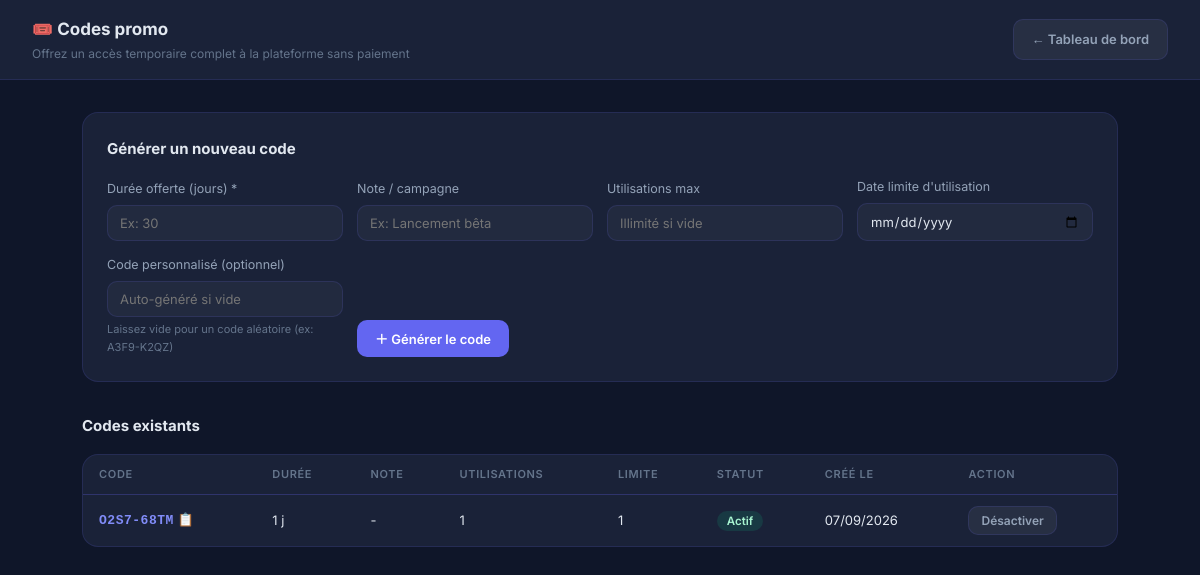
The page /admin-tools/promo-codes/ (signed in) on the database as committed earlier.
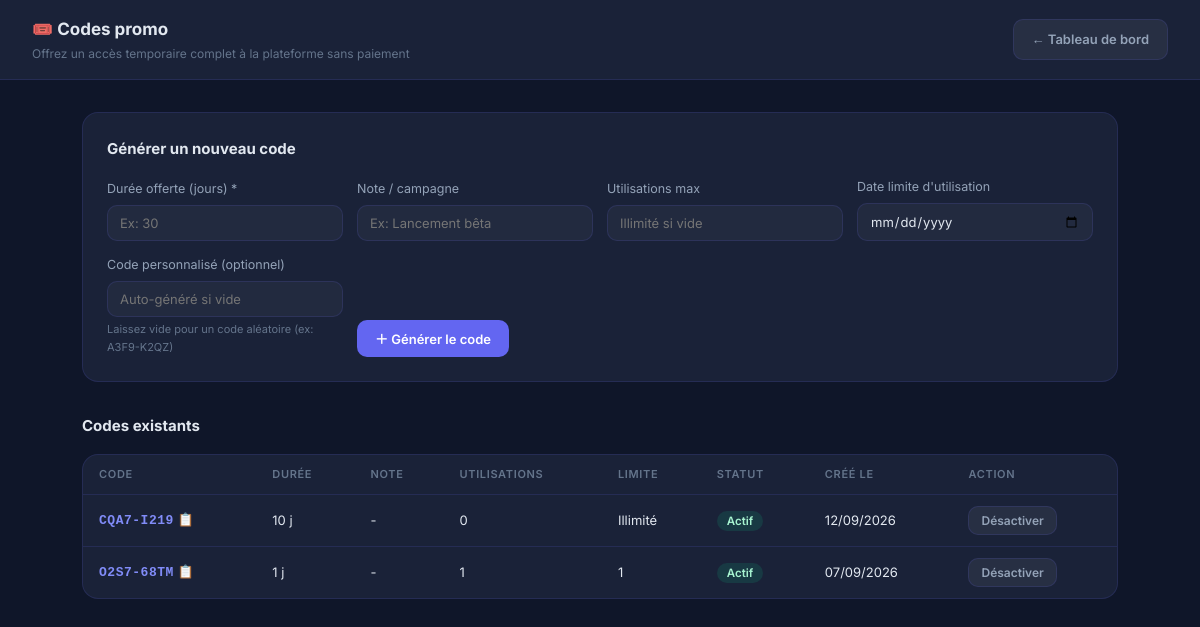
The same page on the database as committed later.
### InvoiceApp/models.py (models this page shows, shortened)
class PromoCode(models.Model):
    code = models.CharField(max_length=32, unique=True, default=generate_promo_code, verbose_name="Code")
    duration_days = models.PositiveIntegerField(verbose_name="Durée offerte (jours)")
    note = models.CharField(max_length=255, blank=True, verbose_name="Note / campagne (ex: Lancement bêta)")
    max_redemptions = models.PositiveIntegerField(null=True, blank=True, verbose_name="Nombre d'utilisations max (vide = illimité)")
    is_active = models.BooleanField(default=True, verbose_name="Actif")
    valid_until = models.DateTimeField(null=True, blank=True, verbose_name="Date limite d'utilisation (vide = jamais)")
    created_at = models.DateTimeField(auto_now_add=True, verbose_name="Créé le")
    @property
    def redemptions_count(self):
        return self.redemptions.count()
    class Meta:
        verbose_name = "Code promo"
        verbose_name_plural = "Codes promo"
        ordering = ['-created_at']

### InvoiceApp/views/subscription.py (the view)
# urls.py: path('admin-tools/promo-codes/', invoice_views.promo_codes_admin, name='promo_codes_admin'),
@require_http_methods(["GET"])
@staff_member_required
def promo_codes_admin(request):
    codes = PromoCode.objects.all().prefetch_related('redemptions')
    return render(request, 'promo_codes_admin.html', {'codes': codes})

### InvoiceApp/context_processors.py (called while the page is built, shortened)
def subscription_context(request):
    user = getattr(request, 'user', None)
    if not user or not user.is_authenticated:
        return {}
    subscription = getattr(user, 'subscription', None)
    if subscription is None:
        return {}

### InvoiceApp/templates/promo_codes_admin.html (shortened to what this page needs)
<!DOCTYPE html>
<html lang="fr">
<head>
</head>
<body>
<div class="topbar">
    <div>
        <div class="topbar-title">🎟️ Codes promo</div>
        <div class="topbar-sub">Offrez un accès temporaire complet à la plateforme sans paiement</div>
    </div>
    <a href="{% url 'dashboard' %}" class="btn btn-ghost">← Tableau de bord</a>
</div>
<div class="content">
    <div class="form-card">
        <div class="section-title">Générer un nouveau code</div>
        <form id="promoForm">
            <div class="form-row">
                <div class="form-group">
                    <label for="duration_days">Durée offerte (jours) *</label>
                    <input type="number" id="duration_days" name="duration_days" min="1" required placeholder="Ex: 30">
                </div>
                <div class="form-group">
                    <label for="note">Note / campagne</label>
                    <input type="text" id="note" name="note" placeholder="Ex: Lancement bêta">
                </div>
                <div class="form-group">
                    <label for="max_redemptions">Utilisations max</label>
                    <input type="number" id="max_redemptions" name="max_redemptions" min="1" placeholder="Illimité si vide">
                </div>
                <div class="form-group">
                    <label for="valid_until">Date limite d'utilisation</label>
                    <input type="date" id="valid_until" name="valid_until">
                </div>
            </div>
            <div class="form-row" style="margin-top:14px;">
                <div class="form-group">
                    <label for="code">Code personnalisé (optionnel)</label>
                    <input type="text" id="code" name="code" placeholder="Auto-généré si vide">
                    <div class="hint">Laissez vide pour un code aléatoire (ex: A3F9-K2QZ)</div>
                </div>
                <div class="form-group" style="align-self:end;">
                    <button type="submit" class="btn btn-primary" id="submitBtn">＋ Générer le code</button>
                </div>
            </div>
        </form>
    </div>
    <div class="section-title">Codes existants</div>
    <div class="table-card">
        <table>
            <thead>
                <tr>
                    <th>Code</th>
                    <th>Durée</th>
                    <th>Note</th>
                    <th>Utilisations</th>
                    <th>Limite</th>
                    <th>Statut</th>
                    <th>Créé le</th>
                    <th>Action</th>
                </tr>
            </thead>
            <tbody id="codesTableBody">
                {% for promo in codes %}
                <tr data-promo-id="{{ promo.id }}">
                    <td>
                        <span class="code-value">{{ promo.code }}</span>
                        <button type="button" class="copy-btn" onclick="copyCode('{{ promo.code }}')" title="Copier">📋</button>
                    </td>
                    <td>{{ promo.duration_days }} j</td>
                    <td>{{ promo.note|default:"-" }}</td>
                    <td>{{ promo.redemptions_count }}</td>
                    <td>{{ promo.max_redemptions|default:"Illimité" }}</td>
                    <td class="status-cell">
                        <span class="pill {% if promo.is_active %}pill-active{% else %}pill-inactive{% endif %}">
                            {% if promo.is_active %}Actif{% else %}Inactif{% endif %}
                        </span>
                    </td>
                    <td>{{ promo.created_at|date:"d/m/Y" }}</td>
                    <td>
                        <button type="button" class="btn btn-ghost btn-sm toggle-btn" data-promo-id="{{ promo.id }}">
                            {% if promo.is_active %}Désactiver{% else %}Activer{% endif %}
                        </button>
                    </td>
                </tr>
                {% empty %}
                <tr><td colspan="8"><div class="empty-state">Aucun code promo pour l'instant</div></td></tr>
                {% endfor %}
            </tbody>
        </table>
    </div>
</div>
</body>
</html>

Rows that differ between the two databases and show on the page:
added PromoCode: code "CQA7-I219", duration_days "10", note "-", redemptions_count "0", max_redemptions "Illimité", is_active "Actif", created_at "12/09/2026"
